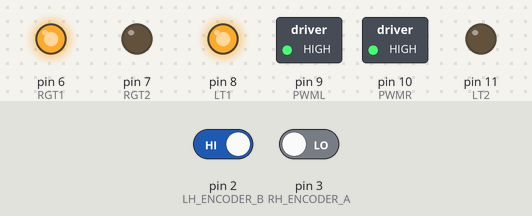
Recording of a sketch running on a simulated Arduino Uno, built with avr-gcc and run on an emulated ATmega328P. On the bench: switched loads named in the sketch (green lamp = pin HIGH), output pins drawn as LEDs (lit = HIGH). The test bench sets the inputs (shaded band); at power-on: pin 2 (LH_ENCODER_B) HIGH, pin 3 (RH_ENCODER_A) LOW. What the sketch prints to the serial monitor is not drawn.

Above: at 0.2 s.
Timing chart, 0 to 1.7 s (numbered marks = the images above):
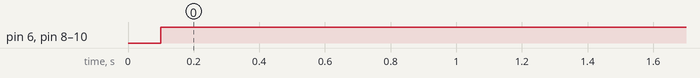

Measured:
- by itself, pin 6 (RGT1), pin 8 (LT1), pin 9 (PWML), pin 10 (PWMR): LOW → HIGH at 0.10 s

The sketch:

incremental_encoder.ino
```cpp
/*
 *
 * Records encoder ticks for each wheel
 * and prints the number of ticks for
 * each encoder every 500ms
 *
 */

// pins for the encoder inputs
#define RH_ENCODER_A 3
#define RH_ENCODER_B 5
#define LH_ENCODER_A 4
#define LH_ENCODER_B 2

#define PWML 9
#define PWMR 10
#define RGT1 6
#define RGT2 7
#define LT1 8
#define LT2 11
#define LOOPTIME        100   // PID loop time(ms)
#define SMOOTH      10

// variables to store the number of encoder pulses
// for each motor
volatile double leftCount = 0;
volatile double rightCount = 0;
unsigned long lastMilli = 0;       // loop timing
unsigned long lastMilliPub = 0;
volatile float prev, now ,start, counter=0, time_delay, RPM_left, RPM_right, prev_rotR, prev_rotL, cur_rotR, cur_rotL;

void setup() {
  pinMode(LH_ENCODER_A, INPUT);
  pinMode(LH_ENCODER_B, INPUT);
  pinMode(RH_ENCODER_A, INPUT);
  pinMode(RH_ENCODER_B, INPUT);

  pinMode(PWML,OUTPUT);
  pinMode(PWMR,OUTPUT);
  pinMode(RGT1,OUTPUT);
  pinMode(RGT2,OUTPUT);
  pinMode(LT1,OUTPUT);
  pinMode(LT2,OUTPUT);

  // initialize hardware interrupts

  attachInterrupt(0, leftEncoderEvent, CHANGE);
  attachInterrupt(1, rightEncoderEvent, CHANGE);

  Serial.begin(9600);

  prev = millis();
  prev_rotR = 0;
  prev_rotL = 0;
}

void loop() {
  //Serial.print("Right Count: ");
unsigned long time = millis();
  if(time-lastMilli>= LOOPTIME)
  {      // enter tmed loop
  analogWrite(PWML, 255);
  analogWrite(PWMR, 255);
  digitalWrite(RGT1, HIGH);
  digitalWrite(RGT2, LOW);
  digitalWrite(LT1, HIGH);
  digitalWrite(LT2, LOW);

  time_delay = time-lastMilli;
  cur_rotR = rightCount/5000;
  cur_rotL = leftCount/5000;
  RPM_right = (cur_rotR-prev_rotR)*622;
  RPM_left = (cur_rotL-prev_rotL)*622;
  //Serial.print(digitalRead(LH_ENCODER_A));
  //Serial.print(digitalRead(LH_ENCODER_B));
  Serial.print(RPM_left);
  Serial.print(" ");
  Serial.println(RPM_right);
  //Serial.println();
  prev_rotR = cur_rotR;
  prev_rotL = cur_rotL;
  //delay(100);
      lastMilli = time;
  }
  if(time-lastMilliPub >= LOOPTIME)
  {
  //  publishRPM(time-lastMilliPub);
    lastMilliPub = time;
  }
  //delay(100);
  }

// encoder event for the interrupt call
void leftEncoderEvent() {
  if (digitalRead(LH_ENCODER_A) == HIGH) {
    if (digitalRead(LH_ENCODER_B) == LOW) {
      leftCount++;
    } else {
      leftCount--;
    }
  } else {
    if (digitalRead(LH_ENCODER_B) == LOW) {
      leftCount--;
    } else {
      leftCount++;
    }
  }
}

// encoder event for the interrupt call
void rightEncoderEvent() {
  if (digitalRead(RH_ENCODER_A) == HIGH) {
    if (digitalRead(RH_ENCODER_B) == LOW) {
      rightCount++;
    } else {
      rightCount--;
    }
  } else {
    if (digitalRead(RH_ENCODER_B) == LOW) {
      rightCount--;
    } else {
      rightCount++;
    }
  }
}
```
